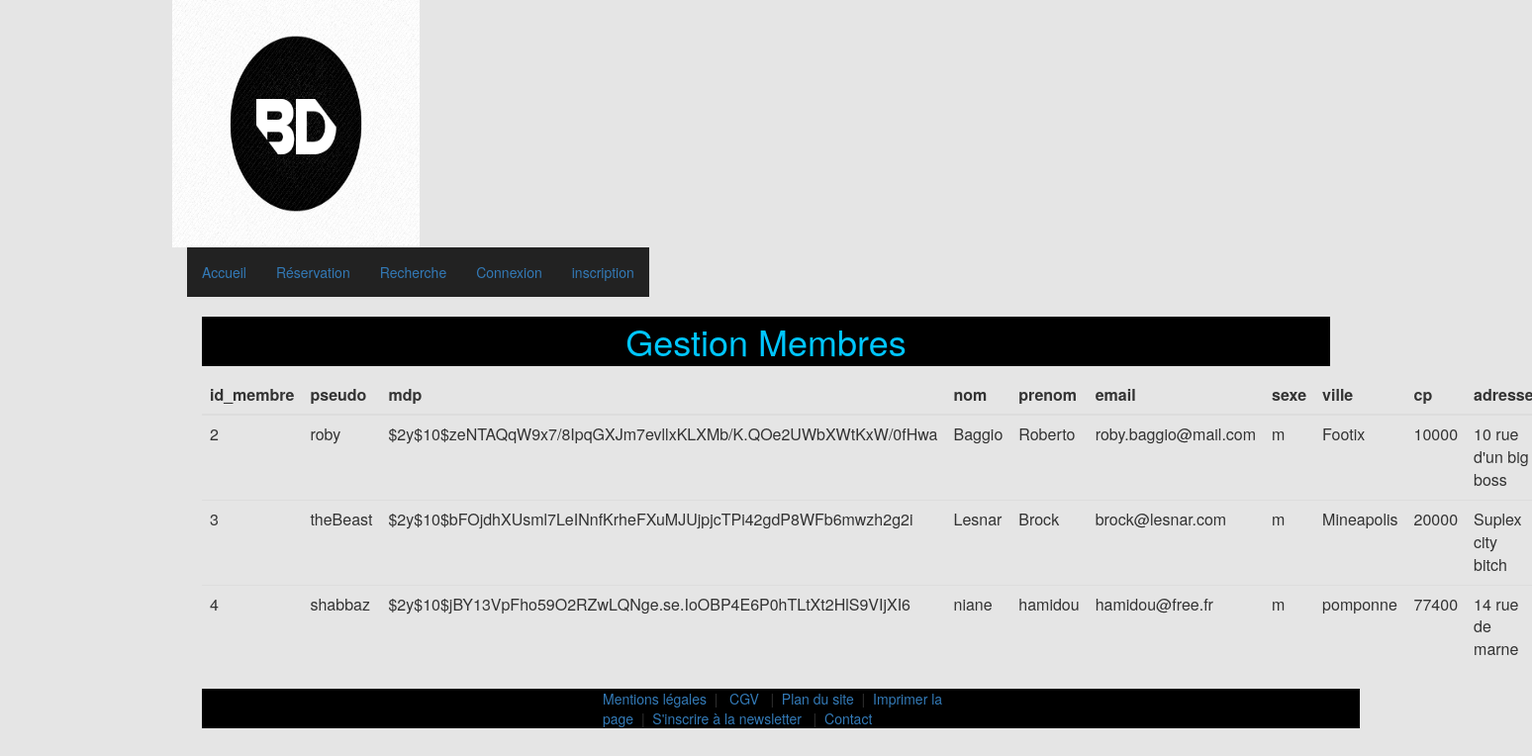
Page /admin/gestion_membres.php on the committed database.
### tables this page shows
CREATE TABLE IF NOT EXISTS `membre` (
  `id_membre` int(5) NOT NULL AUTO_INCREMENT,
  `pseudo` varchar(15) NOT NULL,
  `mdp` varchar(255) NOT NULL,
  `nom` varchar(20) NOT NULL,
  `prenom` varchar(20) NOT NULL,
  `email` varchar(30) NOT NULL,
  `sexe` enum('m','f') NOT NULL,
  `ville` varchar(20) NOT NULL,
  `cp` int(5) NOT NULL,
  `adresse` varchar(30) NOT NULL,
  `statut` int(1) NOT NULL,
  `created_at` datetime NOT NULL DEFAULT CURRENT_TIMESTAMP,
  `updated_at` datetime NOT NULL DEFAULT CURRENT_TIMESTAMP ON UPDATE CURRENT_TIMESTAMP,
  PRIMARY KEY (`id_membre`),
  UNIQUE KEY `email` (`email`),
  UNIQUE KEY `pseudo` (`pseudo`)
);

### admin/gestion_membres.php (the view, shortened to what this page needs)
<?php
require_once '../inc/init.inc.php';
?>
<?php
$infoMembre = $lokisalle->query("SELECT * FROM membre");
  $membre = $infoMembre->fetchAll(PDO::FETCH_ASSOC);
 ?>
<?php
include_once '../inc/header.inc.php';
?>
<h1>Gestion Membres</h1>
<table class="table table-hover">
    <thead>
      <tr>
        <th>id_membre</th>
        <th>pseudo</th>
        <th>mdp</th>
        <th>nom</th>
        <th>prenom</th>
        <th>email</th>
        <th>sexe</th>
        <th>ville</th>
        <th>cp</th>
        <th>adresse</th>
      </tr>
    </thead>
    <tbody>
    <?php for($i=0; $i<count($membre);$i++) : ?>
      <tr>
      	<td><?php echo $membre[$i]['id_membre'] ?></td>
        <td><?php echo $membre[$i]['pseudo'] ?></td>
        <td><?php echo $membre[$i]['mdp'] ?></td>
        <td><?php echo $membre[$i]['nom'] ?></td>
        <td><?php echo $membre[$i]['prenom'] ?></td>
      	<td><?php echo $membre[$i]['email'] ?></td>
      	<td><?php echo $membre[$i]['sexe'] ?></td>
        <td><?php echo $membre[$i]['ville'] ?></td>
        <td><?php echo $membre[$i]['cp'] ?></td>
        <td><?php echo $membre[$i]['adresse'] ?></td>
      </tr>
      <?php endfor ?>
    </tbody>
  </table>
<?php
include_once '../inc/footer.inc.php';

### styles/style.css (style rules this page uses)
h1 { text-align: center; padding: 5px 0; background-color: #000000; color: #00c6ff; }
body { margin: auto; }
body { background: rgba(0,0,0,0.1); }

### rows in the picture
membre: id_membre "2", pseudo "roby", mdp "$2y$10$zeNTAQqW9x7/8IpqGXJm7evllxKLXMb/K.QOe2UWbXWtKxW/0fHwa", nom "Baggio", prenom "Roberto", email "roby.baggio@mail.com", sexe "m", ville "Footix", cp "10000", adresse "10 rue d'un big boss"
membre: id_membre "3", pseudo "theBeast", mdp "$2y$10$bFOjdhXUsml7LeINnfKrheFXuMJUjpjcTPi42gdP8WFb6mwzh2g2i", nom "Lesnar", prenom "Brock", email "brock@lesnar.com", sexe "m", ville "Mineapolis", cp "20000", adresse "Suplex city bitch"
membre: id_membre "4", pseudo "shabbaz", mdp "$2y$10$jBY13VpFho59O2RZwLQNge.se.IoOBP4E6P0hTLtXt2HlS9VIjXI6", nom "niane", prenom "hamidou", email "hamidou@free.fr", sexe "m", ville "pomponne", cp "77400", adresse "14 rue de marne"
